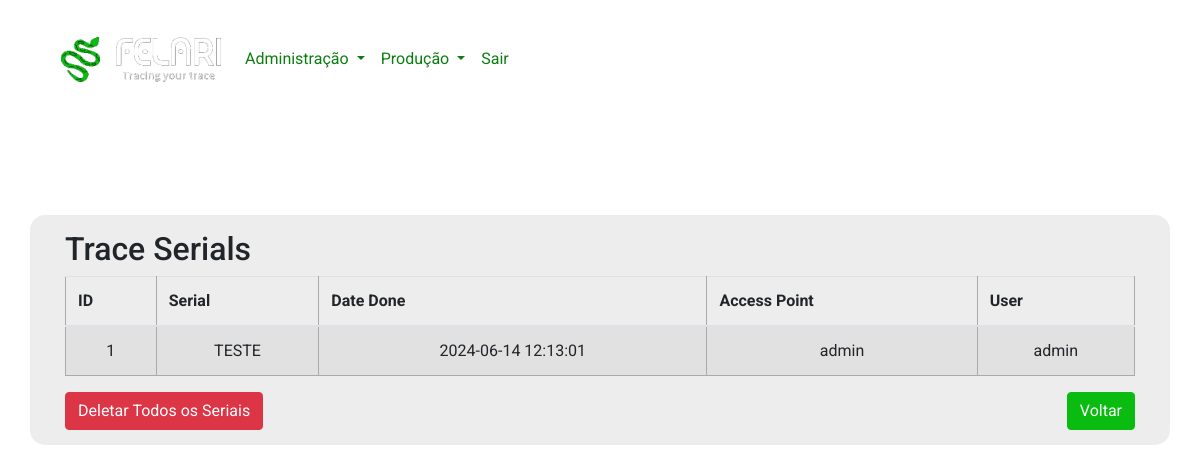
The app's page /trace_serials (signed in), older data.
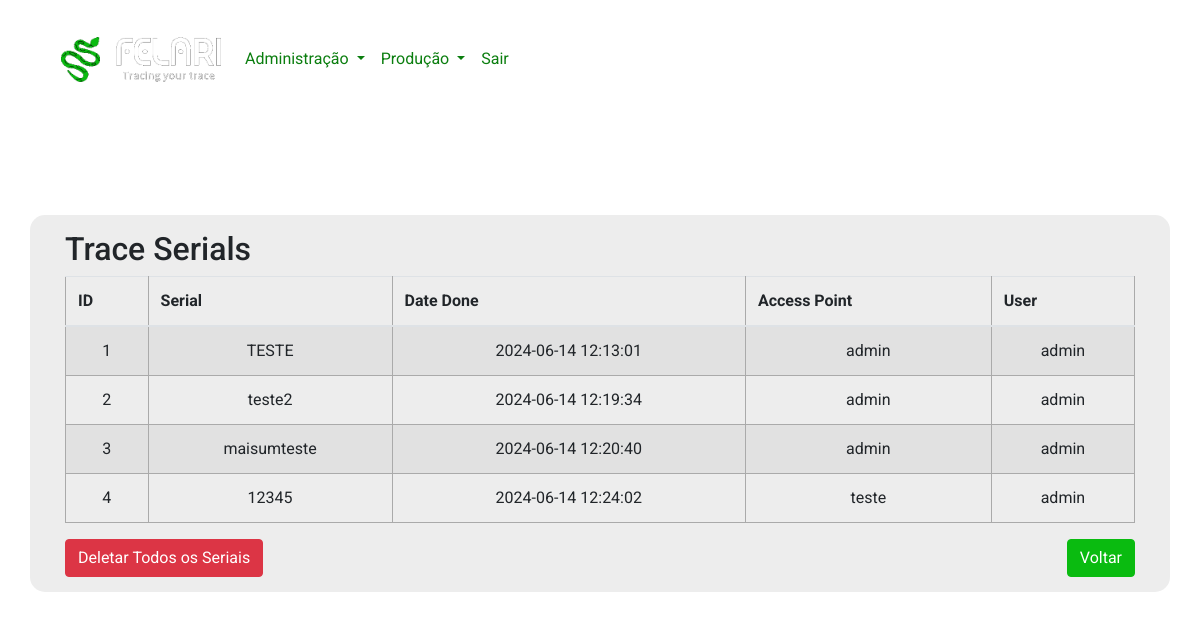
The same page, newer data.
### app.py (models this page shows, shortened)
class TraceSerial(db.Model):
    id = db.Column(db.Integer, primary_key=True)
    serial = db.Column(db.String(50), nullable=False)
    date_done = db.Column(db.DateTime, nullable=False, default=datetime.utcnow)
    access_point = db.Column(db.String(100), nullable=False)
    user = db.Column(db.String(150), nullable=False)

### app.py (the view)
@app.route('/trace_serials', methods=['GET'])
@login_required
def showTraceSerial():
    form = TaskForm()
    trace_serials = TraceSerial.query.all()
    return render_template('trace_serials.html', trace_serials=trace_serials, form=form)

### app.py (called while the page is built)
@login_manager.user_loader
def load_user(user_id):
    return User.query.get(int(user_id))

### templates/trace_serials.html (shortened to what this page needs)
{% extends 'base.html' %}
{% block body %}
<div class="container my-5 product">
  <div class="row">
    <div class="col-12 product-container">
      <h2>Trace Serials</h2>
      <div class="table-responsive">
        <table class="table table-striped">
            <thead>
                <tr>
                    <th>ID</th>
                    <th>Serial</th>
                    <th>Date Done</th>
                    <th>Access Point</th>
                    <th>User</th>
                </tr>
            </thead>
            <tbody>
                {% for trace in trace_serials %}
                <tr>
                    <td>{{ trace.id }}</td>
                    <td>{{ trace.serial }}</td>
                    <td>{{ trace.date_done.strftime('%Y-%m-%d %H:%M:%S') }}</td>
                    <td>{{ trace.access_point }}</td>
                    <td>{{ trace.user }}</td>
                </tr>
                {% endfor %}
            </tbody>
        </table>
      </div>
      <div class="d-flex align-items-center justify-content-between w-100">
        <form method="POST" action="{{ url_for('delete_all_trace_serials') }}">
          <button type="submit" class="btn btn-danger">Deletar Todos os Seriais</button>
        </form>
        <a class="btn btn-primary" href="{{ url_for('index') }}">Voltar</a>
      </div>
    </div>
  </div>
</div>
{% endblock %}

### templates/base.html (shortened to what this page needs)
<!DOCTYPE html>
<html lang="en">
<head>
    <link rel="stylesheet" href="{{ url_for('static', filename='css/main.css') }}">
<link rel="stylesheet" href="https://cdn.jsdelivr.net/npm/bootstrap@4.6.2/dist/css/bootstrap.min.css">
</head>
<body>
  {% if loginPage != True %}
        <div class="container navbarContainer py-md-4">
          <nav class="navbar navbar-expand-md">
            <a class="navbar-brand" href="/">
              <img src="../static/img/felariLogo.png" class="img-fluid" style="max-width: 160px;" />
            </a>
            <div class="collapse navbar-collapse" id="navbarNav">
              <ul class="navbar-nav">
                <li class="nav-item dropdown">
                  <a class="nav-link dropdown-toggle" href="#" role="button" data-toggle="dropdown" aria-expanded="false">
                    Administração
                  </a>
                </li>
                <li class="nav-item dropdown">
                  <a class="nav-link dropdown-toggle" href="#" role="button" data-toggle="dropdown" aria-expanded="false">
                    Produção
                  </a>
                </li>
                <li class="nav-item">
                  <a class="nav-link" href="/logout">Sair</a>
                </li>
              </ul>
            </div>
          </nav>
        </div>
    {% endif %}
    <div class="container pt-5">
    </div>
    {% block body %}
    {% endblock %}
</body>
</html>

### static/css/main.css (style rules this page uses)
:root { --verde: #0abb10; --verde-escuro: #0b7e0f; }
.btn-primary { background-color: var(--verde)!important; border-color: var(--verde)!important; }
.navbarContainer .nav-item .nav-link { color: var(--verde-escuro)!important; font-weight: 400; }
body { margin: 0; font-family: "Roboto", sans-serif!important; background-color: transparent!important; background-image: url('../img/common/background.jpg'); background-size: cover; background-position: center; }
table, td, th { border: 1px solid #aaa; }
table { border-collapse: collapse; width: 100%; }
th { height: 30px; padding: 5px; }
td { text-align: center; padding: 5px; }
.product .product-container { padding: 15px 35px; background-color: #ededed; border-radius: 15px; }

Row changes from the older to the newer data that the page shows:
added TraceSerial: id "2", serial "teste2", date_done "2024-06-14 12:19:34", access_point "admin", user "admin"
added TraceSerial: id "3", serial "maisumteste", date_done "2024-06-14 12:20:40", access_point "admin", user "admin"
added TraceSerial: id "4", serial "12345", date_done "2024-06-14 12:24:02", access_point "teste", user "admin"
